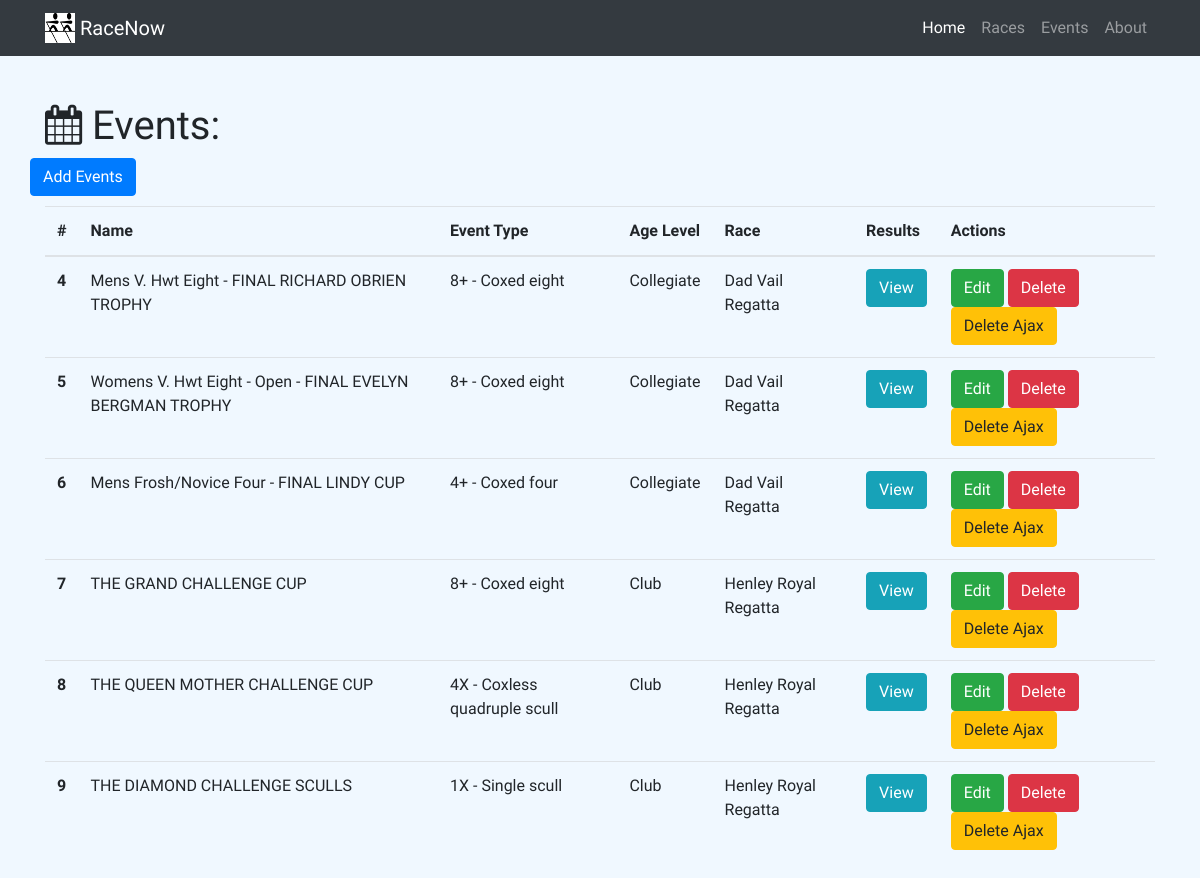
Before: /events with the older database file.
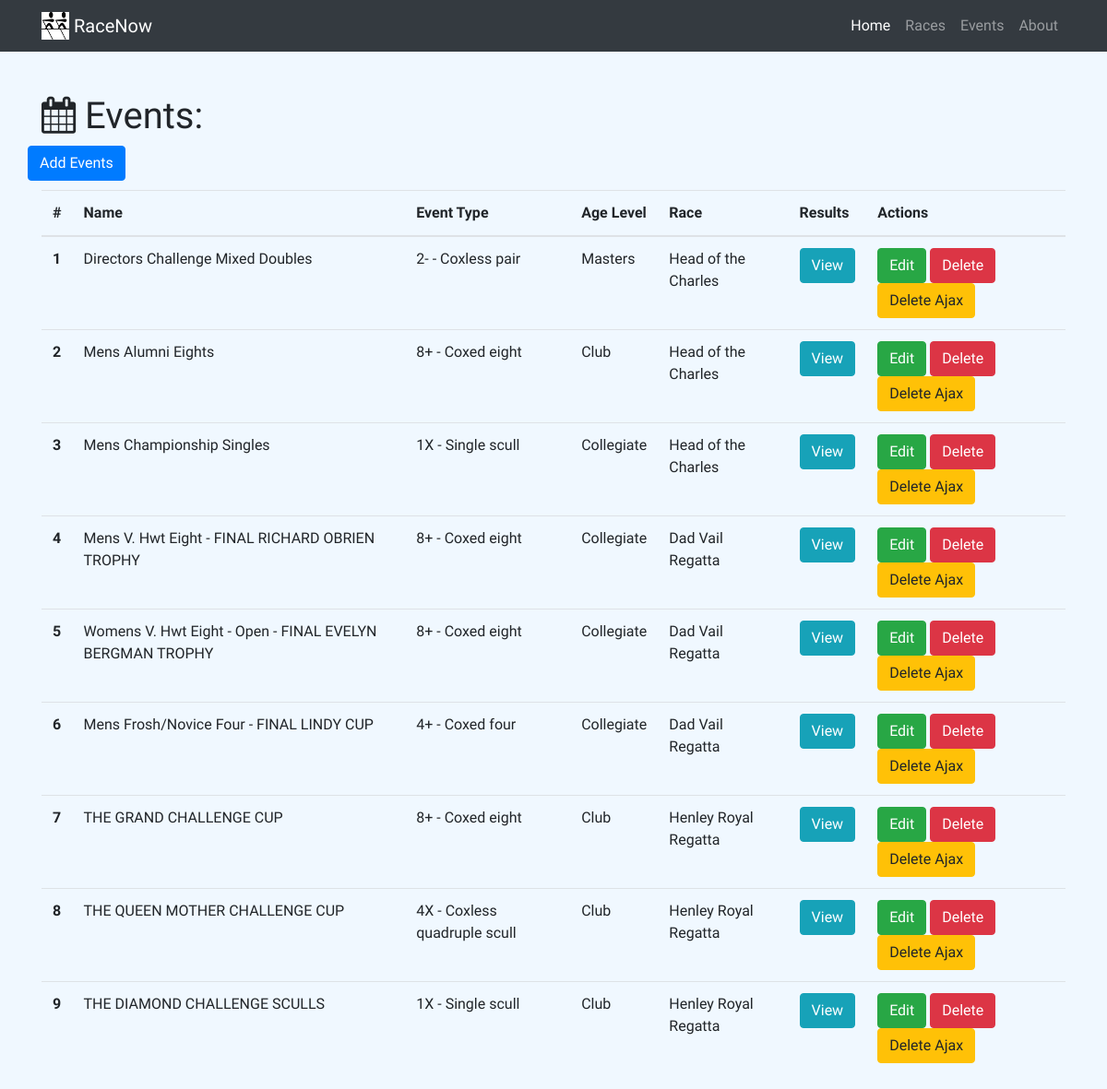
After: the same page with the newer database file.
### rownow.py (models this page shows)
class Event(db.Model):
    __tablename__ = 'events'
    id = db.Column(db.Integer, primary_key=True)
    name = db.Column(db.String(256))
    race_type = db.Column(db.String(256))
    age_level = db.Column(db.String(256))
    results = db.Column(db.Text)
    race_id = db.Column(db.Integer, db.ForeignKey('races.id'))

class Race(db.Model):
    __tablename__='races'
    id = db.Column(db.Integer, primary_key=True)
    name = db.Column(db.String(64))
    location = db.Column(db.String(64))
    type = db.Column(db.String(64))
    about = db.Column(db.Text)
    events = db.relationship('Event', backref='race', cascade="delete")

### rownow.py (the view)
@app.route('/events')
def show_all_events():
    events = Event.query.all()
    return render_template('event-all.html', events=events)

### templates/event-all.html (shortened to what this page needs)
{% extends "home-base.html"%}
{% block page_content%}
<div class="container">
  <h1 class="mt-5"><i class="fa fa-calendar" aria-hidden="true"></i> Events:</h1>
  <div class="row bottom-margin">
    <a href="/event/add" class="btn btn-primary" role="button" aria-disabled="true">Add Events</a>
  </div>
  {% if events %}
  <table class="table">
    <thead>
      <tr>
        <th>#</th>
        <th>Name</th>
        <th>Event Type</th>
        <th>Age Level</th>
        <th>Race</th>
        <th>Results</th>
        <th>Actions</th>
      </tr>
    </thead>
    <tbody>
      {% for event in events %}
      <tr>
        <th scope="row">{{event.id}}</th>
        <td>{{event.name}}</td>
        <td>{{event.race_type}}</td>
        <td>{{event.age_level}}</td>
        <td>{{event.race.name}}</td>
        <td>
          <button type="button" class="btn btn-info" data-toggle="modal" data-target="#{{event.id}}">
                View
              </button>
        </td>
        <td>
          <a href="/event/edit/{{event.id}}" class="btn btn-success" role="button" aria-disabled="true">Edit</a>
          <a href="/event/delete/{{event.id}}" class="btn btn-danger" role="button" aria-disabled="true">Delete</a>
          <button class="btn btn-warning delete_ajax_btn" data-event-id={{event.id}}>Delete Ajax</button>
        </td>
      </tr>
      {% endfor%}
    </tbody>
  </table>
  {% else %}
  <h3>There are no events in the database yet.</h3> {% endif %}
</div>
{% endblock%}

### templates/home-base.html (shortened to what this page needs)
<!DOCTYPE html>
<html lang="en">
<head>
  {% block head %}
  <link rel="stylesheet" href="https://maxcdn.bootstrapcdn.com/bootstrap/4.0.0-beta.2/css/bootstrap.min.css">
  <link rel="stylesheet" href="https://maxcdn.bootstrapcdn.com/font-awesome/4.7.0/css/font-awesome.min.css">
  <link rel="stylesheet" href="https://cdnjs.cloudflare.com/ajax/libs/sweetalert/1.1.3/sweetalert.css">
  <link rel="stylesheet" href="https://cdnjs.cloudflare.com/ajax/libs/toastr.js/latest/css/toastr.min.css">
  <link rel="stylesheet" href="{{ url_for('static', filename='css/style.css') }}">
  {% endblock%}
</head>
<body>
  <nav class="navbar navbar-expand-lg navbar-dark bg-dark fixed-top">
    <div class="container">
      <a class="navbar-brand" href="/">
        <img src="{{ url_for('static', filename='img/logo.jpg') }}" width="30" height="30" class="d-inline-block align-top" alt="">
          RaceNow
       </a>
      <div class="collapse navbar-collapse" id="navbarResponsive">
        <ul class="navbar-nav ml-auto">
          <li class="nav-item active">
            <a class="nav-link" href="/">Home
             </a>
          </li>
          <li class="nav-item">
            <a class="nav-link" href="/races">Races</a>
          </li>
          <li class="nav-item">
            <a class="nav-link" href="/events">Events</a>
          </li>
          <li class="nav-item">
            <a class="nav-link" href="/about">About</a>
          </li>
        </ul>
      </div>
    </div>
  </nav>
  {% block page_content%}
  {% endblock%}
</body>
</html>

### static/css/style.css (style rules this page uses)
body { padding-top: 54px; background-color: #F0F8FF; font-family: 'Exo', sans-serif; }
.bottom-margin { margin-bottom: 10px; }

Changed rows visible on the page:
added Event: id "1", name "Directors Challenge Mixed Doubles", race_type "2- - Coxless pair", age_level "Masters", race.name "Head of the Charles"
added Event: id "2", name "Mens Alumni Eights", race_type "8+ - Coxed eight", age_level "Club", race.name "Head of the Charles"
added Event: id "3", name "Mens Championship Singles", race_type "1X - Single scull", age_level "Collegiate", race.name "Head of the Charles"
